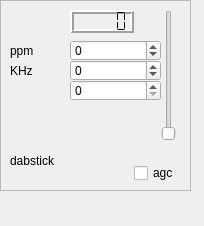
<?xml version="1.0" encoding="UTF-8"?>
<ui version="4.0">
 <class>dabstickWidget</class>
 <widget class="QWidget" name="dabstickWidget">
  <property name="geometry">
   <rect>
    <x>0</x>
    <y>0</y>
    <width>204</width>
    <height>226</height>
   </rect>
  </property>
  <property name="windowTitle">
   <string>Form</string>
  </property>
  <widget class="QFrame" name="contents">
   <property name="geometry">
    <rect>
     <x>0</x>
     <y>0</y>
     <width>191</width>
     <height>191</height>
    </rect>
   </property>
   <property name="frameShape">
    <enum>QFrame::StyledPanel</enum>
   </property>
   <property name="frameShadow">
    <enum>QFrame::Raised</enum>
   </property>
   <widget class="QLabel" name="label">
    <property name="geometry">
     <rect>
      <x>10</x>
      <y>150</y>
      <width>101</width>
      <height>21</height>
     </rect>
    </property>
    <property name="text">
     <string>dabstick</string>
    </property>
   </widget>
   <widget class="QSpinBox" name="f_correction">
    <property name="geometry">
     <rect>
      <x>70</x>
      <y>40</y>
      <width>91</width>
      <height>21</height>
     </rect>
    </property>
    <property name="minimum">
     <number>-100</number>
    </property>
    <property name="maximum">
     <number>100</number>
    </property>
   </widget>
   <widget class="QSpinBox" name="KhzOffset">
    <property name="geometry">
     <rect>
      <x>70</x>
      <y>60</y>
      <width>91</width>
      <height>21</height>
     </rect>
    </property>
    <property name="minimum">
     <number>-100</number>
    </property>
    <property name="maximum">
     <number>100</number>
    </property>
   </widget>
   <widget class="QLabel" name="label_3">
    <property name="geometry">
     <rect>
      <x>10</x>
      <y>60</y>
      <width>41</width>
      <height>21</height>
     </rect>
    </property>
    <property name="text">
     <string>KHz</string>
    </property>
   </widget>
   <widget class="QLabel" name="label_4">
    <property name="geometry">
     <rect>
      <x>10</x>
      <y>40</y>
      <width>51</width>
      <height>21</height>
     </rect>
    </property>
    <property name="text">
     <string>ppm</string>
    </property>
   </widget>
   <widget class="QSlider" name="gainSlider">
    <property name="geometry">
     <rect>
      <x>160</x>
      <y>10</y>
      <width>18</width>
      <height>131</height>
     </rect>
    </property>
    <property name="orientation">
     <enum>Qt::Vertical</enum>
    </property>
   </widget>
   <widget class="QLCDNumber" name="showGain">
    <property name="geometry">
     <rect>
      <x>70</x>
      <y>10</y>
      <width>64</width>
      <height>23</height>
     </rect>
    </property>
    <property name="lineWidth">
     <number>2</number>
    </property>
    <property name="segmentStyle">
     <enum>QLCDNumber::Flat</enum>
    </property>
   </widget>
   <widget class="QCheckBox" name="checkAgc">
    <property name="geometry">
     <rect>
      <x>134</x>
      <y>160</y>
      <width>51</width>
      <height>26</height>
     </rect>
    </property>
    <property name="text">
     <string>agc</string>
    </property>
   </widget>
   <widget class="QSpinBox" name="rateAdjustment">
    <property name="geometry">
     <rect>
      <x>70</x>
      <y>80</y>
      <width>91</width>
      <height>21</height>
     </rect>
    </property>
   </widget>
  </widget>
 </widget>
 <resources/>
 <connections/>
</ui>
